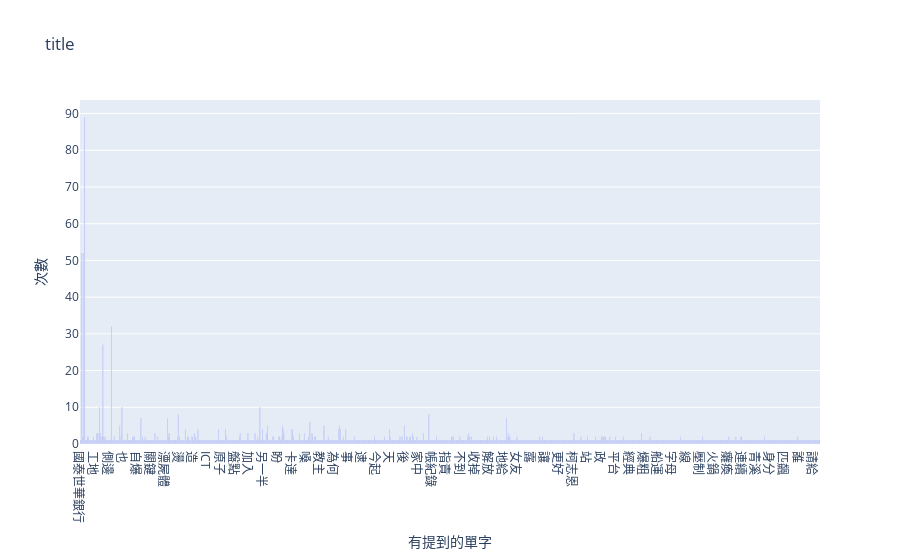

The notebook cell saved with this chart:
### Code cell
import plotly.express as px
px.bar(result, x="有提到的單字",y="次數",title="title")

### Figure 1 — Plotly figure (JSON) as saved in the notebook; plotly's stock layout.template omitted (floating-point values rounded to 4 significant figures; data arrays with more than 128 entries replaced by an {"elided": "..."} marker saying what was removed)
{"data": [{"alignmentgroup": "True", "hovertemplate": "有提到的單字=%{x}<br>次數=%{y}<extra></extra>", "legendgroup": "", "marker": {"color": "#636efa", "pattern": {"shape": ""}}, "name": "", "offsetgroup": "", "orientation": "v", "showlegend": false, "textposition": "auto", "type": "bar", "x": {"elided": "1051 str values"}, "xaxis": "x", "y": {"elided": "1051 int values"}, "yaxis": "y"}], "layout": {"barmode": "relative", "legend": {"tracegroupgap": 0}, "title": {"text": "title"}, "xaxis": {"anchor": "y", "domain": [0, 1], "title": {"text": "有提到的單字"}}, "yaxis": {"anchor": "x", "domain": [0, 1], "title": {"text": "次數"}}}}
